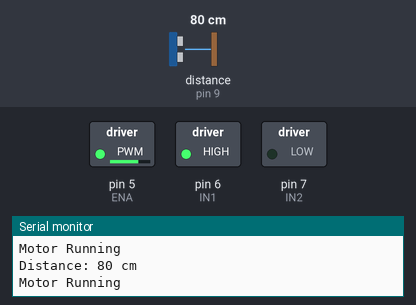
The sketch below on a simulated Arduino Uno, built with avr-gcc and run on an emulated ATmega328P. On the bench: switched loads named in the sketch (green lamp = pin HIGH), the last lines printed to the serial monitor. Wiring (inferred from the names in the program): ultrasonic range finder: trigger pin 9; echo pin 9. Inputs (shaded band) come from the test bench; at power-on: distance to the obstacle (sensor on pin 9) 80 cm. The echo pulse lasts 58.3 µs per cm.

Above: at 1.2 s.
1.3 s: distance to the obstacle (sensor on pin 9) set to 24 cm
4.3 s: distance to the obstacle (sensor on pin 9) set to 20 cm
At 4.9 s:
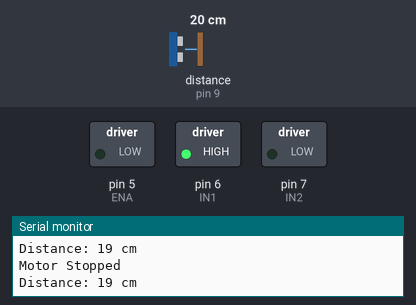
5.9 s: distance to the obstacle (sensor on pin 9) set to 35 cm
At 6.9 s:
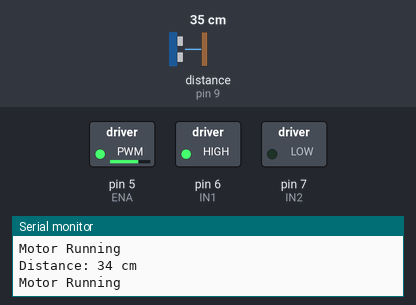
7.6 s: distance to the obstacle (sensor on pin 9) set to 2 cm
At 9.0 s:
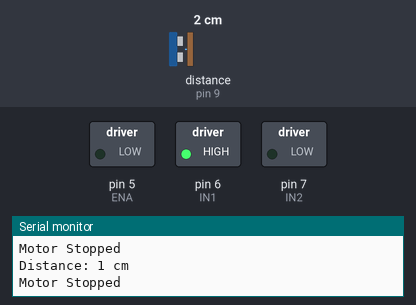
Timing chart, 0 to 10.2 s (numbered marks = the images above; inputs shaded):
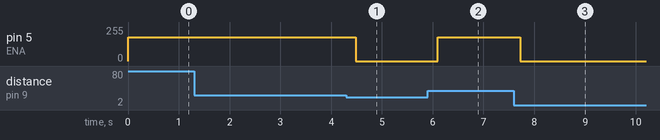

Measured:
- the behaviour switches between 22 and 21 cm on distance to the obstacle (sensor on pin 9) (found by bisection; images 0 and 1)
- after the input at 4.3 s, pin 5 (ENA): 180/255 → 0/255 after 0.18 s
- after the input at 5.9 s, pin 5 (ENA): 0/255 → 180/255 after 0.20 s
- after the input at 7.6 s, pin 5 (ENA): 180/255 → 0/255 after 0.13 s

The sketch:

motor_control.ino
```cpp
const int pingPin = 9;

const int ENA = 5;   // PWM Pin
const int IN1 = 6;
const int IN2 = 7;

long duration;
int distance;

void setup() {
  Serial.begin(9600);

  pinMode(ENA, OUTPUT);
  pinMode(IN1, OUTPUT);
  pinMode(IN2, OUTPUT);

  // Motor Forward Direction
  digitalWrite(IN1, HIGH);
  digitalWrite(IN2, LOW);
}

void loop() {

  // PING))) Sensor
  pinMode(pingPin, OUTPUT);
  digitalWrite(pingPin, LOW);
  delayMicroseconds(2);

  digitalWrite(pingPin, HIGH);
  delayMicroseconds(5);

  digitalWrite(pingPin, LOW);

  pinMode(pingPin, INPUT);
  duration = pulseIn(pingPin, HIGH);

  distance = duration / 29 / 2;

  Serial.print("Distance: ");
  Serial.print(distance);
  Serial.println(" cm");

  if (distance > 20) {
    analogWrite(ENA, 180);
    Serial.println("Motor Running");
  }
  else {
    analogWrite(ENA, 0);
    Serial.println("Motor Stopped");
  }

  delay(200);
}
```
